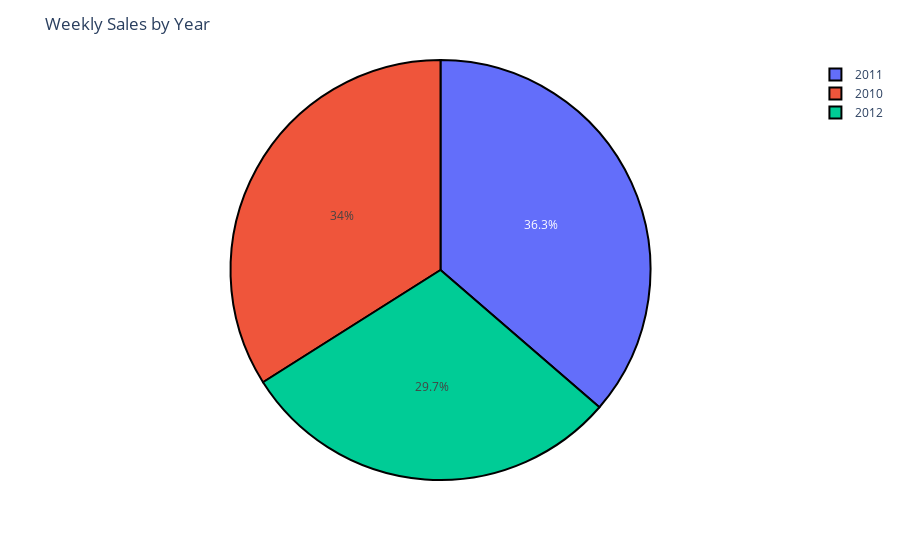

The notebook cell saved with this chart:
### Code cell
fig = px.pie(df, values=df['Weekly_Sales'], names=df['Year'], hover_data= ['Weekly_Sales'])
fig.update_traces(marker=dict( line=dict(color='#000000', width=2)))

fig.update_layout(
    title='Weekly Sales by Year',
    xaxis=dict(title='Year'),
    yaxis=dict(title='Weekly Sales'))

### Figure 1 — Plotly figure (JSON) as saved in the notebook; plotly's stock layout.template omitted (floating-point values rounded to 4 significant figures; data arrays with more than 128 entries replaced by an {"elided": "..."} marker saying what was removed)
{"data": [{"customdata": {"elided": "6435x1 float values"}, "domain": {"x": [0, 1], "y": [0, 1]}, "hovertemplate": "Year=%{label}<br>Weekly_Sales=%{customdata[0]}<extra></extra>", "labels": {"elided": "6435 int values"}, "legendgroup": "", "marker": {"line": {"color": "#000000", "width": 2}}, "name": "", "showlegend": true, "type": "pie", "values": {"elided": "6435 float values"}}], "layout": {"legend": {"tracegroupgap": 0}, "margin": {"t": 60}, "title": {"text": "Weekly Sales by Year"}, "xaxis": {"title": {"text": "Year"}}, "yaxis": {"title": {"text": "Weekly Sales"}}}}
